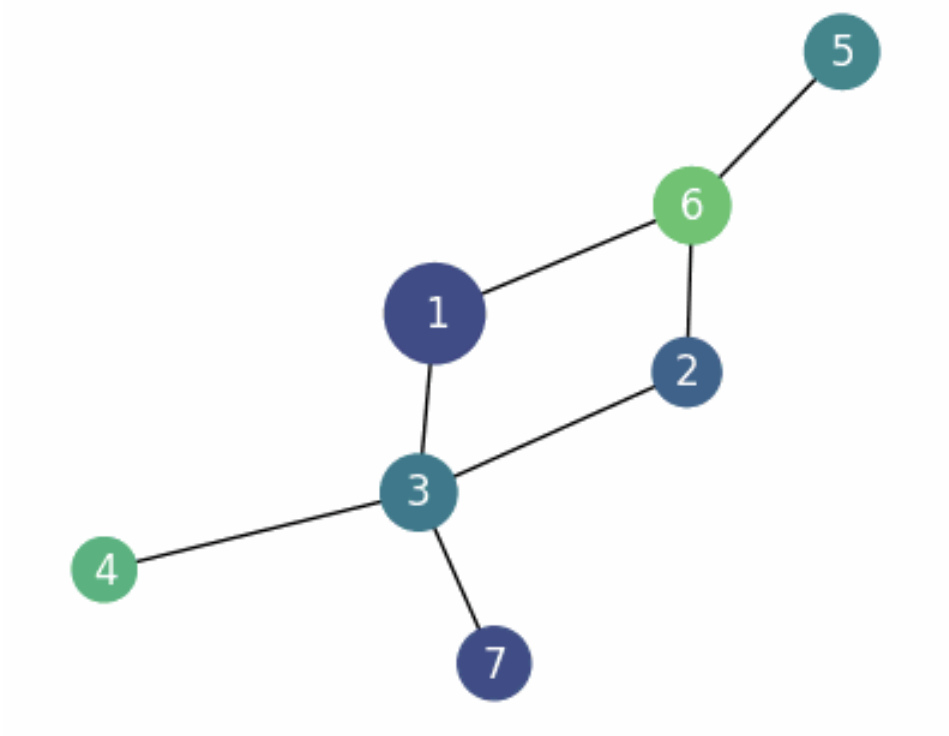

Generate this figure with Python:
'''
implementation of the graph diffusion algorithm outlined
in section 3 of GRAND using explicit and implicit euler
'''

import numpy as np
from math import exp, ceil
from scipy.special import softmax

import networkx as nx
import matplotlib.pyplot as plt
import io
from PIL import Image
from IPython.display import Image as IPImage, display


def attention(x, edges):
    n = max(max(u, v) for u, v in edges)
    A = np.zeros((n,n))

    d_k = x.shape[1] # number of columns
    '''
    d_k is a hyperparameter that defines the shape of W_K and W_Q
    which are of dimension d_k x d, where d is the feature dimension of x
    the simplest tuning is to have d_k set to d
    '''

    W_K = np.eye(d_k)
    W_Q = np.eye(d_k) # use identity for the learned matrices

    # calculate similarity matrix
    for i, j in edges:
        i, j = i-1, j-1  # convert to 0 indexing

        Ki = (W_K @ x[i]).T
        Qj = W_Q @ x[j]

        score = (Ki @ Qj) / d_k
        A[i, j] = np.exp(score)
        A[j, i] = A[i, j]

    #softmax
    row_sums = A.sum(axis=1, keepdims=True)
    A /= row_sums
    return A


def fwd_diffusion(edges, x, tau, T):
    n = max(max(u, v) for u, v in edges)
    x_k = x.copy()
    steps = ceil(T / tau)
    I = np.eye(n)

    # initialize a list of states for visualization later
    states = [x_k]

    # diffusion using the forward euler scheme they give
    for step in range(steps):
        A = attention(x_k, edges)
        A_t = A - I
        Q_k = I + tau * A_t
        x_k1 = Q_k @ x_k
        x_k = x_k1
        states.append(x_k)

    return x_k, states

def bwd_diffusion(edges, x, tau, T):
    x_k = x.copy()
    steps = ceil(T / tau)

    n = max(max(u, v) for u, v in edges)
    I = np.eye(n)

    # initialize a list of states for visualization
    states = [x_k]

    # diffusion using backward euler scheme
    for step in range(steps):
        A = attention(x_k, edges)
        A_t = A - I
        B = I - tau * A_t
        x_k1 = np.linalg.solve(B, x_k)
        x_k = x_k1
        states.append(x_k)

    return x_k, states

def create_gif(states, edges, filename='diffusion.gif'):
    """
    Create a GIF of the diffusion process.

    Args:
        states: List of np.array of shape (n, 2) — 2 features per node
            first feature = color, second feature = size
        edges: List of tuples (i,j), undirected edges (1-based indexing)
        filename: str, output GIF filename
    """

    n = max(max(u, v) for u, v in edges)
    G = nx.Graph()
    G.add_nodes_from(range(1, n+1))
    G.add_edges_from(edges)

    pos = nx.spring_layout(G, seed=42)

    # Get color feature range across all states for consistent colormap
    all_features = np.concatenate([x[:, 0] for x in states])
    vmin, vmax = all_features.min(), all_features.max()
    norm = plt.Normalize(vmin=vmin, vmax=vmax)
    cmap = plt.cm.viridis

    # Get size feature range across all states for consistent scaling
    all_size_features = np.concatenate([x[:, 1] for x in states])
    smin, smax = all_size_features.min(), all_size_features.max()
    size_range = smax - smin

    frames = []
    for step, x in enumerate(states):
        # x is (n, 2)
        colors = x[:, 0]
        # Normalize sizes relative to the global min/max of the second feature
        sizes = 300 + 800 * (x[:, 1] - smin) / (size_range + 1e-8)
        # 300–1100 size range

        fig, ax = plt.subplots(figsize=(6, 4))

        # Draw graph with color and size from features
        nx.draw(
            G, pos, ax=ax, with_labels=True,
            node_color=colors, cmap=cmap,
            vmin=vmin, vmax=vmax,
            node_size=sizes,
            font_color='white'
        )

        # Add colorbar
        sm = plt.cm.ScalarMappable(cmap=cmap, norm=norm)
        plt.colorbar(sm, ax=ax, label='Feature 1 (Color)')

        plt.title(f'Diffusion Step {step}')

        buf = io.BytesIO()
        plt.savefig(buf, format='png', bbox_inches='tight')
        buf.seek(0)
        frames.append(Image.open(buf))
        plt.close(fig)

    frames[0].save(filename, format='GIF', append_images=frames[1:],
                   save_all=True, duration=200, loop=0)

    for frame in frames:
        frame.close()

'''
forward diffusion
unstable for tau > 1, as Thm 1 implies
'''

edges = [(1,3), (2,3), (3,4), (5, 6), (2, 6), (3, 7), (1, 6)]
x = np.array([
    [0.1, 3],
    [0.2, 0.4],
    [0.5, 0.6],
    [0.7, 0.1],
    [0.3, 0.8],
    [0.9, 0.5],
    [0.2, 0.7]
])
tau = 0.1
T = 1

x_final, states = fwd_diffusion(edges, x, tau, T)
print('Final states:', x_final)

create_gif(states, edges, 'diffusion.gif')